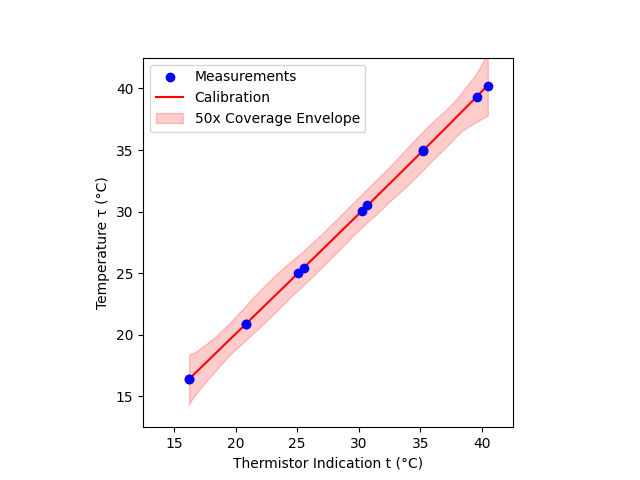

Python code for this plot:
"""Thermistor calibration

A. Possolo and H. K. Iyer, Concepts and tools for the evaluation of measurement uncertainty,
Rev. Sci. Instrum. 88, 011301 (2017); doi: 10.1063/1.4974274.

VI B 3
"""
import numpy as np
import matplotlib.pyplot as plt
from lmfit import Parameters, minimize

# Table II
# PRT °C
tau = np.array([20.91, 25.42, 30.50, 34.96, 40.23, 34.93, 30.05, 25.03, 20.87, 16.41, 16.40, 39.34])

# Thermistor °C
t = np.array(
    [
        20.85,
        25.52,
        30.70,
        35.22,
        40.47,
        35.18,
        30.25,
        25.10,
        20.81,
        16.23,
        16.22,
        39.56,
    ]
)

# 3rd order regression model parameters
params = Parameters()
params.add("ß0", value=0, min=-1, max=1, vary=True)
params.add("ß1", value=1, min=0, max=2, vary=True)
params.add("ß2", value=0, min=-1, max=1, vary=True)
params.add("ß3", value=0, min=-1, max=1, vary=True)


def residual(parameters, x, data=None):
    """least squares objective function"""
    ß0 = parameters["ß0"]
    ß1 = parameters["ß1"]
    ß2 = parameters["ß2"]
    ß3 = parameters["ß3"]
    model = ß0 + ß1 * x + ß2 * x**2 + ß3 * x**3
    if data is None:
        return model
    return data - model


fit_result = minimize(residual, params, args=(tau,), kws={"data": t})


def phi(x, pars=None):
    """thermistor t vs. PRT tau"""
    if pars is None:
        ß0 = fit_result.params["ß0"].value
        ß1 = fit_result.params["ß1"].value
        ß2 = fit_result.params["ß2"].value
        ß3 = fit_result.params["ß3"].value
    else:
        ß0 = pars["ß0"].value
        ß1 = pars["ß1"].value
        ß2 = pars["ß2"].value
        ß3 = pars["ß3"].value
    return ß0 + ß1 * x + ß2 * x**2 + ß3 * x**3


def phi_inv(y, pars=None):
    """PRT tau vs. thermistor t"""
    if pars is None:
        ß0 = fit_result.params["ß0"].value
        ß1 = fit_result.params["ß1"].value
        ß2 = fit_result.params["ß2"].value
        ß3 = fit_result.params["ß3"].value
    else:
        ß0 = pars["ß0"].value
        ß1 = pars["ß1"].value
        ß2 = pars["ß2"].value
        ß3 = pars["ß3"].value
    p = np.polynomial.Polynomial(coef=[ß0 - y, ß1, ß2, ß3])
    root = None
    for r in p.roots():
        if tau.min() * 0.9 <= r <= tau.max() * 1.1:
            root = r
            break
    return root


# Evaluate measurement uncertainty, VII B 3
u_prt = 0.0015  # °C, PRT standard uncertainty
u_cable = 0.01  # °C, cable standard uncertainty
# estimate of standard deviation of 3rd order polynomial has p + 1 = 4 degrees of freedom
δ_std = np.std(residual(fit_result.params, tau, t), ddof=4)  # 0.012 °C
γ = np.sqrt(δ_std**2 + u_cable**2)  # °C
m = 100
Θ = np.linspace(t.min(), t.max(), m)
K = 10000
rng = np.random.default_rng()
tau_rand = np.array([rng.normal(loc=t, scale=u_prt, size=K) for t in tau]).T
t_rand = np.array([rng.normal(loc=t, scale=γ, size=K) for t in phi(tau)]).T
uncertainty_envelope = [(phi_inv(y), phi_inv(y)) for y in Θ]
K_fits = [
    minimize(residual, params, args=(x,), kws={"data": y}).params for x, y in zip(tau_rand, t_rand)
]
for i in range(K):
    for j, y in enumerate(Θ):
        x = phi_inv(y, pars=K_fits[i])
        ue_min, ue_max = uncertainty_envelope[j]
        if x < ue_min:
            ue_min = x
        if x > ue_max:
            ue_max = x
        uncertainty_envelope[j] = (ue_min, ue_max)
uncertainty_envelope = np.array(uncertainty_envelope).T
fig, ax = plt.subplots()
tau_predicted = np.array([phi_inv(y) for y in Θ])
ax.scatter(t, tau, color="blue", zorder=2, label="Measurements")
ax.plot(Θ, tau_predicted, color="red", zorder=1, label="Calibration")
ue_lower = 50 * (uncertainty_envelope[0] - tau_predicted) + tau_predicted
ue_upper = 50 * (uncertainty_envelope[1] - tau_predicted) + tau_predicted
ax.fill_between(
    Θ, ue_lower, ue_upper, color="red", alpha=0.2, zorder=0, label="50x Coverage Envelope"
)
ax.set_xlim(12.5, 42.5)
ax.set_ylim(12.5, 42.5)
ax.set(box_aspect=1)
ax.set_xlabel("Thermistor Indication t (°C)")
ax.set_ylabel("Temperature τ (°C)")
ax.legend()
plt.show()
print(np.max((ue_upper - ue_lower) / (2 * 50)))  # k = 2 for 95 % coverage
# 0.050 °C report states 95 % coverage
